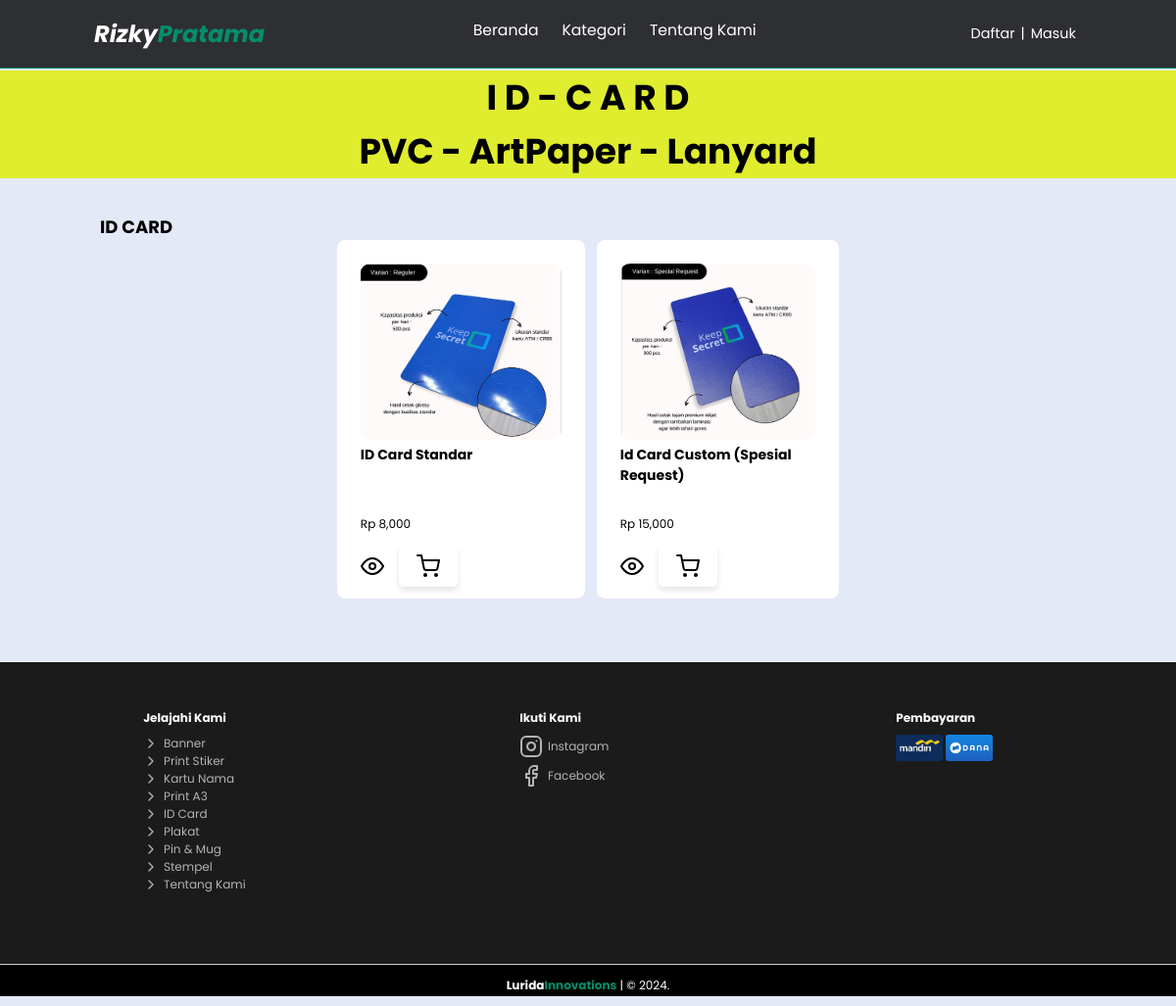
The page /kategori/idcard.php on the database its author committed.
### tables this page shows
CREATE TABLE `produk` (
  `id` int(11) NOT NULL,
  `kategori` varchar(10) NOT NULL,
  `gambar` varchar(50) NOT NULL,
  `nama` varchar(50) NOT NULL,
  `harga` varchar(6) NOT NULL,
  `stok` varchar(3) NOT NULL,
  `dibeli` varchar(3) NOT NULL,
  `bahan` varchar(25) NOT NULL,
  `berat` varchar(4) NOT NULL,
  `model` varchar(40) NOT NULL,
  `deskripsi` varchar(255) NOT NULL
);

### kategori/idcard.php (the view, shortened to what this page needs)
<!DOCTYPE html>
<html lang="en">
<head>
</head>
<body>
    <nav class="navbar">
        <a href="../index.php" class="navbar-logo">Rizky<span>Pratama</span></a>
        <div class="navbar-nav">
            <a href="../index.php">Beranda</a>
            <div class="dropdown">
                <a href="katalog.php">Kategori</a>
            </div>
            <a href="../tentang-kami.php">Tentang Kami</a>
        </div>
        <div class="navbar-extra">
            <a href="../signup.php" id="daftar" style="font-size: 1.2rem;">Daftar</a>
            <p href="#" id="batas" style="font-size: 1.2rem;">|</p>
            <a href="../login.php" id="login" style="font-size: 1.2rem;">Masuk</a>
        </div>
    </nav>
    <section class="produk">
        <div class="container">
            <h1>I D - C A R D</h1>
            <h1>PVC - ArtPaper - Lanyard </h1>
        </div>
        <div class="title">
            <h2>ID CARD</h2>
        </div>
        <div class="produk-item">
            <?php
            include("../php/config.php");
            $result = mysqli_query($con, "SELECT * FROM produk WHERE kategori = 'idcard'");
            while ($row = mysqli_fetch_assoc($result)):
                ?>
                <div class="produk-card">
                    <img src="../admin/asset/img/produk/<?= $row['gambar'] ?>" alt="Image">
                    <h3 class="produk-card-title">
                        <?= $row['nama'] ?>
                    </h3>
                    <p class="produk-card-price">Rp
                        <?= number_format($row['harga']) ?>
                    </p>
                    <form class="add-to-cart-form" method="post" action="">
                        <a href="../detail/detail-produk.php?id=<?= $row['id'] ?>" id="detail"><i
                                data-feather="eye"></i></a>
                        <button type="submit" name="shopping-cart" class="shopping-cart-button"
                            style="background: none; border: none; color:#000; cursor:pointer;"
                            onmouseover="this.style.color='#028f6c';" onmouseout="this.style.color='#000';">
                            <i data-feather="shopping-cart"></i>
                        </button>
                    </form>
                </div>
            <?php endwhile; ?>
        </div>
    </section>
    <footer>
        <div class="footer" id="footer">
            <div class="footer-content">
                <div class="jelajah">
                    <h4>Jelajahi Kami</h4>
                    <div class="tentang">
                        <a href="banner.php"><i data-feather="chevron-right" width="16" height="16"></i> Banner</a>
                        <a href="stiker.php"><i data-feather="chevron-right" width="16" height="16"></i> Print
                            Stiker</a>
                        <a href="kartunama.php"><i data-feather="chevron-right" width="16" height="16"></i>
                            Kartu Nama</a>
                        <a href="printa3+.php"><i data-feather="chevron-right" width="16" height="16"></i> Print A3</a>
                        <a href="idcard.php"><i data-feather="chevron-right" width="16" height="16"></i> ID Card
                        </a>
                        <a href="plakat.php"><i data-feather="chevron-right" width="16" height="16"></i>
                            Plakat</a>
                        <a href="banner.php"><i data-feather="chevron-right" width="16" height="16"></i> Pin & Mug</a>
                        <a href="stiker.php"><i data-feather="chevron-right" width="16" height="16"></i> Stempel
                        </a>
                        <a href="../tentang-kami.php"><i data-feather="chevron-right" width="16" height="16"></i>
                            Tentang Kami</a>
                    </div>
                </div>
                <div class="social-media">
                    <h4>Ikuti Kami</h4>
                    <div class="ig"><a href="https://www.instagram.com/gadgetarn?igsh=N3p3ZzJhcGlkNndm"><i
                                data-feather="instagram"></i> Instagram</a></div>
                    <div class="fb"><a href="https://www.facebook.com/profile.php?id=61563441818623&mibextid=ZbWKwL"><i
                                data-feather="facebook"></i> Facebook</a></div>
                </div>
                <div class="pembayaran">
                    <h4>Pembayaran</h4>
                    <img src="../asset/img/pembayaran/Mandiri.jpeg" alt="Mandiri" class="mandiri">
                    <img src="../asset/img/pembayaran/Dana.jpeg" alt="Dana" class="dana">
                </div>
            </div>
        </div>
        <div class="credit">
            <p><a href="">Lurida<span>Innovations</span></a> | &copy; 2024.</p>
        </div>
    </footer>
</body>
</html>

### rows shown on the page
produk: gambar (picture), nama "ID Card Standar", harga "8,000"
produk: gambar (picture), nama "Id Card Custom (Spesial Request)", harga "15,000"
